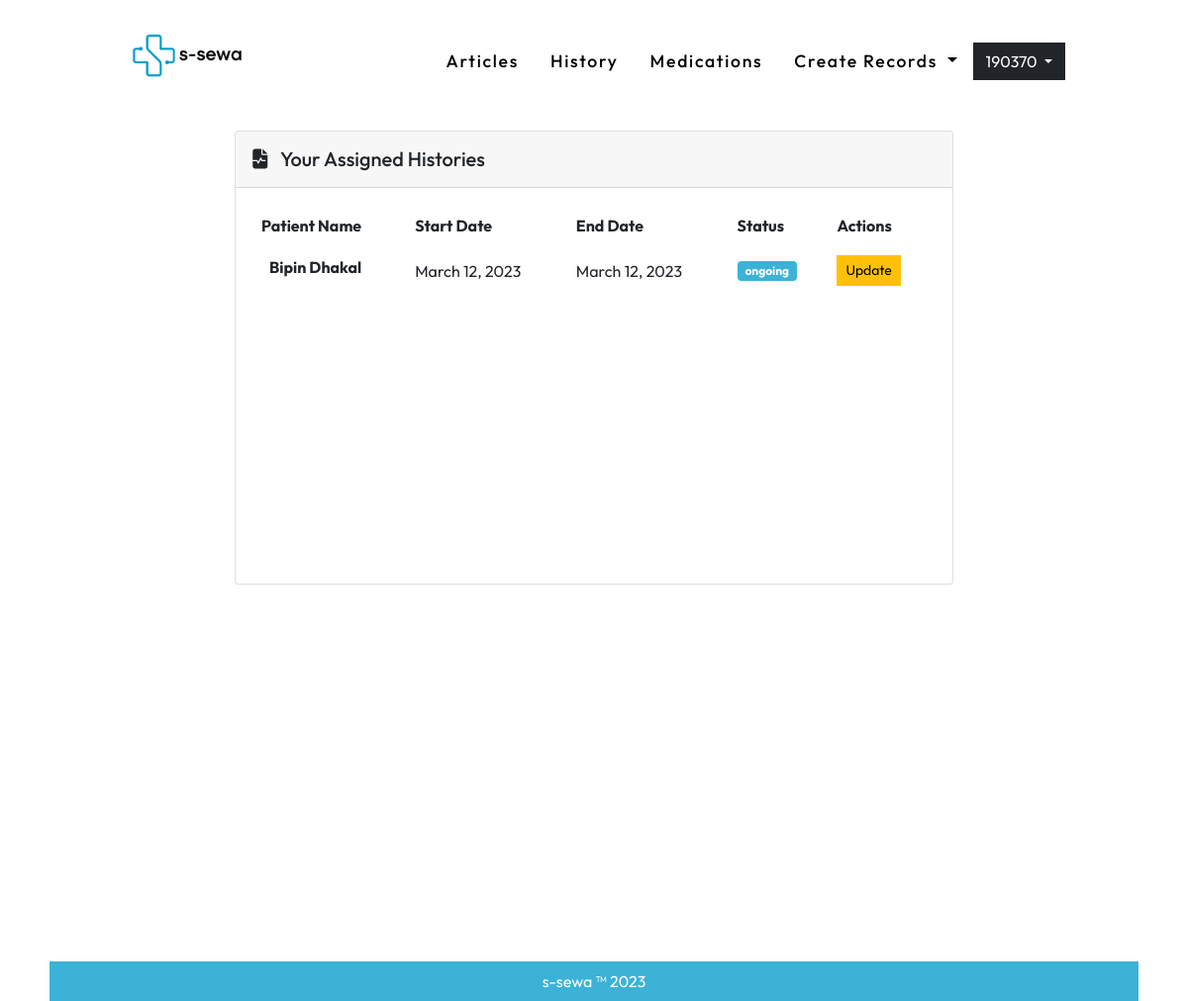
Before: /records/list (signed in) with the older database file.
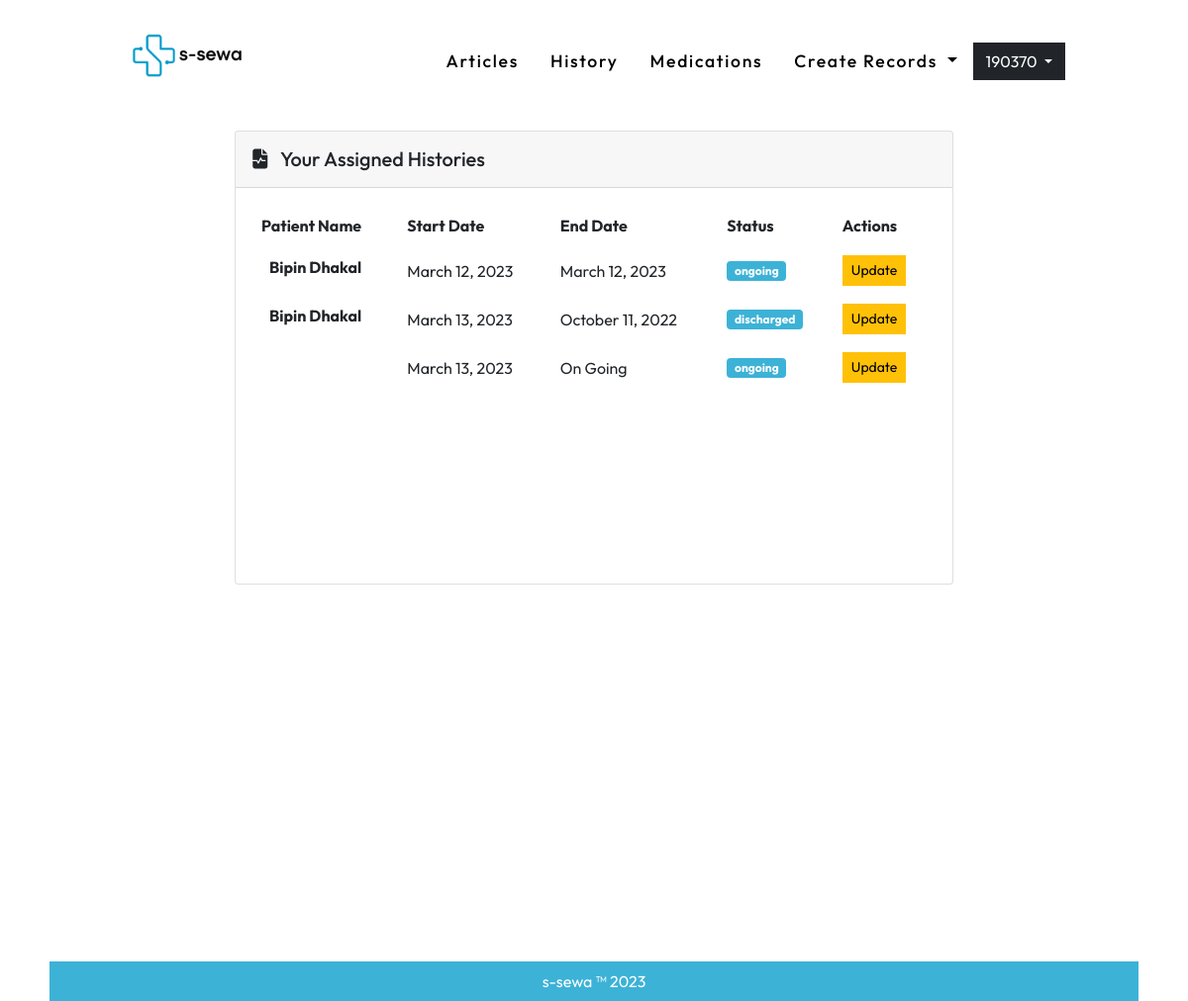
After: the same page with the newer database file.
### user_auth/models.py (models this page shows, shortened)
class User(AbstractUser):
    username = None#models.CharField(max_length=255, null=True, blank=True)
    email = models.EmailField(
        verbose_name='email address',
        max_length=255,
        unique=True,
    )
    user_verification = models.BooleanField(default=False) #initially this field is false but will se chan
    is_active = models.BooleanField(default=False)
    is_staff = models.BooleanField(default=False) # a admin user; non super-user
    is_admin = models.BooleanField(default=False)
    is_institution = models.BooleanField(default=False)
    is_patient = models.BooleanField(default=False)
    document = models.FileField(null=True, upload_to='useruploads/')
    USERNAME_FIELD = 'email'
    REQUIRED_FIELDS = [] #emaila nd password are required fields and first name and last name is inherited from the user creation model
    object = UserManager()
    @property
    def username(self):
        return self.email.split('@')[0]

### records/models.py (models this page shows, shortened)
class HealthRecord(models.Model):
    STATUS = (
    ('ongoing', 'On Going'),
    ('discharged', 'Discharged'),
    )
    start_date = models.DateTimeField(auto_now_add=True)
    end_date = models.DateTimeField(null=True, blank=True)
    documents = models.FileField(null=True, upload_to='healthrecords/')
    prescription = models.TextField(null=True)
    status = models.CharField(max_length=50, choices=STATUS )
    user = models.ForeignKey(User, on_delete=models.CASCADE)
    created_by = models.ForeignKey(User, on_delete=models.CASCADE, related_name='medical')
    @property
    def created(self):
        return '%s' % date(self.start_date, "F d, Y")
    @property
    def ended(self):
        if self.end_date == None:
            return str('On Going')
        return '%s' % date(self.end_date, "F d, Y")

### records/views.py (the view)
# urls.py: path('list', RecordListView.as_view(), name='list' ),
class RecordListView(ListView):
    template_name = 'records/list.html'
    model = HealthRecord
    def get_context_data(self, **kwargs):
        context = super(RecordListView, self).get_context_data(**kwargs)
        obj = HealthRecord.objects.filter(user = self.request.user).order_by('-end_date') | HealthRecord.objects.filter(created_by = self.request.user).order_by('-end_date')
        context.update({ "object_list":obj, 'history_page':'active'})
        return context

### templates/records/list.html
{% extends '../base.html' %}
{% load static %}
{%block bodyblock%}
<div class="container-fluid px-0 mx-0 homediv">
 <div class="container col-lg-9 py-2 ">
  {% if request.user.is_patient%}
    <h3 class="p-0 m-0   mb-5"><i class="fa-solid fa-file-waveform"></i>&nbsp;  Your Health History</h3>
    <div class="row">
        <div class="col-md-12">
          <div id="content">
            <ul class="timeline-1 text-black">
                {% for i in object_list %}
              <li class="event" data-date="{{i.created}} - {{i.ended}}">
                <h4 class="mb-3">{{i.created_by.first_name}}</h4>
                <p>{{i.prescription|truncatechars:120}}</p>
                <a class="text-decoration-none" href="{{i.documents.url}}" download><i class="fa-solid fa-file"></i> &nbsp; View Reports </a>
              </li>
              {%empty%}
              <p class="text-center m-5 p-5 text-muted">No data</p>
              {%endfor%}
            </ul>
          </div>
        </div>
      </div>
      {%else%}
        <div class="row d-flex justify-content-center align-items-center h-100">
          <div class="col-md-12 col-xl-10">
            <div class="card">
              <div class="card-header p-3">
                <h5 class="mb-0"><i class="fa-solid fa-file-waveform me-2"></i> Your Assigned Histories</h5>
              </div>
              <div class="card-body" data-mdb-perfect-scrollbar="true" style="position: relative; height: 400px">
                <table class="table mb-0">
                  <thead>
                    <tr>
                      <th scope="col">Patient Name</th>
                      <th scope="col">Start Date</th>
                      <th scope="col">End Date</th>
                      <th scope="col">Status</th>
                      <th scope="col">Actions</th>
                    </tr>
                  </thead>
                  <tbody>
                    {% for i in object_list %}
                    <tr class="fw-normal">
                      <th>
                        <span class="ms-2">{{i.user.first_name}} {{i.user.last_name}}</span>
                      </th>
                      <td class="align-middle">
                        <span>{{i.created}}</span>
                      </td>
                      <td class="align-middle">
                        <span>{{i.ended}}</span>
                      </td>
                      <td class="align-middle">
                        <h6 class="mb-0"><span class="badge bg-primary">{{i.status}}</span></h6>
                      </td>
                      <td class="align-middle">
                        <a href="{% url 'records:update' pk=i.id %}" class="btn btn-warning btn-sm"  title="Update">Update</a>
                      </td>
                    </tr>
                    {%empty%}
                    <p class="text-center text-muted m- p-5">No data</p>
                    {%endfor%}
                  </tbody>
                </table>
              </div>
            </div>
          </div>
        </div>
      {%endif%}
 </div>
</div>
{%endblock%}

### templates/base.html (shortened to what this page needs)
<!DOCTYPE html>
{% load static %}
<html lang="en">
  <head>
    <link
      href="https://cdn.jsdelivr.net/npm/bootstrap@5.0.2/dist/css/bootstrap.min.css"
      rel="stylesheet"
    />
    <link rel="stylesheet" href="https://cdnjs.cloudflare.com/ajax/libs/font-awesome/6.2.1/css/all.min.css">
    <link rel="stylesheet" href="{% static '/css/style.css'%}" />
    <link rel="stylesheet" href="{% static '/owlcarousel/owl.carousel.min.css'%}">
    <link rel="stylesheet" href="{% static '/owlcarousel/owl.theme.default.min.css'%}">
  </head>
  <body>
    {%include 'navbar.html'%}
    {%block bodyblock%}
    {%endblock%}
    {% include 'footer.html'%}
  </body>
</html>

### templates/navbar.html (shortened to what this page needs)
{% load static %}
<div class="container-fluid px-0 mx-0  ">
    <div class="container col-lg-10 py-3">
      <nav class="navbar navbar-expand-lg">
        <div class="container-fluid">
          <a class=" text-decoration-none logo" href="/"><img class="mb-3 me-2" height="60" src="{% static 'images/logo.png'%}" >
          </a>
          <div class="collapse navbar-collapse" id="navbarSupportedContent">
            {% if user.is_authenticated %}
            <ul class="navbar-nav ms-auto mb-2 mb-lg-0">
              <li class="nav-item me-3">
                <a class="nav-link {{article_page}} " href="/articles">Articles</a>
              </li>
              <li class="nav-item me-3">
                <a class="nav-link {{history_page}}" href="{% url 'records:list'%}">History</a>
              </li>
              <li class="nav-item me-3">
                <a class="nav-link {{medication_page}} " href="{% url 'medication:medicationlist'%}" >Medications</a>
              </li>
              {% if request.user.is_patient %}
              <li class="nav-item me-3">
                <a class="nav-link {{homepage}}" aria-current="page" href="{%url 'qrapp:qr'%}"
                  >QR</a
                >
              </li>
              {% else %}
              <li class="nav-item dropdown me-2">
                <a class="nav-link dropdown-toggle" href="#" id="navbarDropdownMenuLink" role="button" data-bs-toggle="dropdown" aria-expanded="false">
                  Create Records
                </a>
              </li>
              {%endif%}
            </ul>
            <div class="dropdown">
              <a
                class="btn btn-dark dropdown-toggle"
                href="#"
                role="button"
                id="dropdownMenuLink"
                data-bs-toggle="dropdown"
                aria-expanded="false"
              >
                {{user.username}}
              </a>
            </div>
            {%endif%}
          </div>
        </div>
      </nav>
    </div>
  </div>

### templates/footer.html
<footer class="col-lg-11 mx-auto bg-primary" >
    <div class="text-center footer ">
        <p class="text-white p-2 mt-5" >s-sewa ™ 2023 </p>
    </div>
</footer>

### static/css/style.css (style rules this page uses)
* { box-sizing: border-box; font-family: "Outfit", sans-serif; scroll-behavior: smooth; }
html, body { height: 100%; }
.homediv { min-height: calc(100% ) !important; }
.btn { border-radius: 0px !important; }
.nav-link { font-size: 1.1rem; font-weight: 500; letter-spacing: 1.7px; color: #000; transition: 0.78s; }
.logo { font-size: 1.5rem; font-weight: 600; letter-spacing: 1.7px; color: #000; transition: 0.78s; }
.bg-primary { background-color: #0c9fce !important; opacity: 0.8; }
footer { width: 100%; height: 2.5rem; margin-top: 2em; }
tr { border: 2px solid rgb(0, 0, 0, 0); }

Changed rows visible on the page:
added HealthRecord: user.first_name "Bipin", user.last_name "Dhakal", created "March 13, 2023", ended "October 11, 2022", status "discharged"
added HealthRecord: created "March 13, 2023", ended "On Going", status "ongoing"
